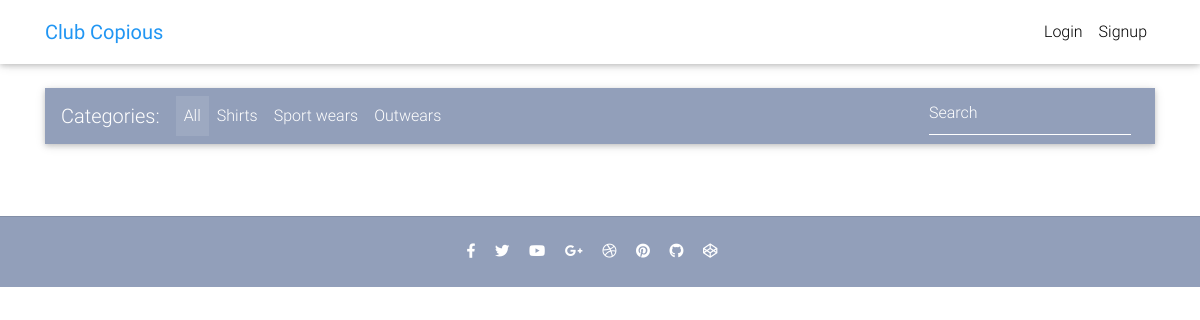
/, run on an earlier commit of the app's database.
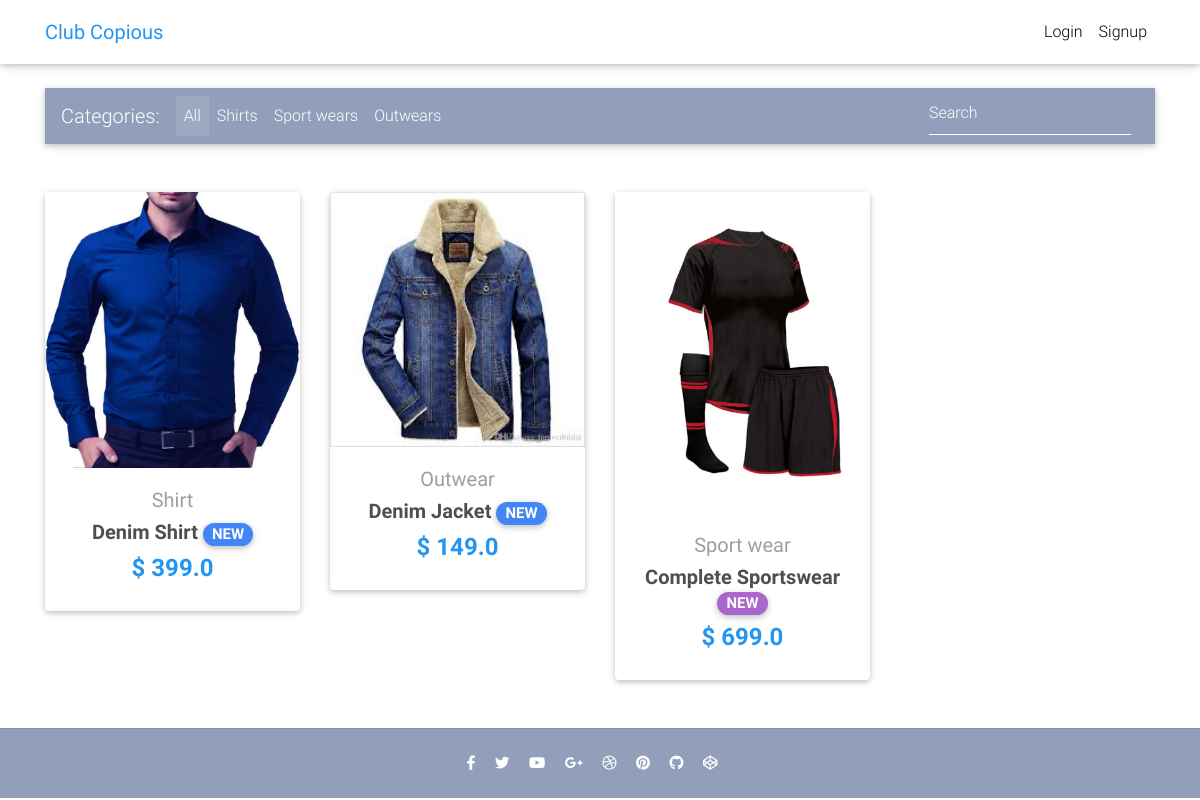
And on a later commit of the database.
### core/models.py (models this page shows, shortened)
class Item(models.Model):
    title = models.CharField(max_length=100)
    price = models.FloatField()
    discount_price = models.FloatField(blank=True, null=True)
    category = models.CharField(choices=CATEGORY_CHOICES, max_length=2)
    label = models.CharField(choices=LABEL_CHOICES, max_length=1)
    slug = models.SlugField()
    description = models.TextField()
    image = models.ImageField()
    def get_absolute_url(self):
        return reverse("core:product", kwargs={
            'slug': self.slug
        })

### core/views.py (the view)
# urls.py: path('', HomeView.as_view(), name='home'),
class HomeView(ListView):
    model = Item
    paginate_by = 10
    template_name = "home.html"

### templates/home.html (shortened to what this page needs)
{% extends "base.html" %}
{% block content %}
  <main>
    <div class="container">
      <nav class="navbar navbar-expand-lg navbar-dark mdb-color lighten-3 mt-3 mb-5">
        <span class="navbar-brand">Categories:</span>
        <div class="collapse navbar-collapse" id="basicExampleNav">
          <ul class="navbar-nav mr-auto">
            <li class="nav-item active">
              <a class="nav-link" href="#">All
              </a>
            </li>
            <li class="nav-item">
              <a class="nav-link" href="#">Shirts</a>
            </li>
            <li class="nav-item">
              <a class="nav-link" href="#">Sport wears</a>
            </li>
            <li class="nav-item">
              <a class="nav-link" href="#">Outwears</a>
            </li>
          </ul>
          <form class="form-inline">
            <div class="md-form my-0">
              <input class="form-control mr-sm-2" type="text" placeholder="Search" aria-label="Search">
            </div>
          </form>
        </div>
      </nav>
      <section class="text-center mb-4">
        <div class="row wow fadeIn">
          {% for item in object_list %}
          <div class="col-lg-3 col-md-6 mb-4">
            <div class="card">
              <div class="view overlay">
                <img src="{{ item.image.url }}" class="card-img-top">
              </div>
              <div class="card-body text-center">
                <a href="" class="grey-text">
                  <h5>{{ item.get_category_display }}</h5>
                </a>
                <h5>
                  <strong>
                    <a href="{{ item.get_absolute_url }}" class="dark-grey-text">{{ item.title }}
                      <span class="badge badge-pill {{ item.get_label_display }}-color">NEW</span>
                    </a>
                  </strong>
                </h5>
                <h4 class="font-weight-bold blue-text">
                  <strong>$
                  {% if item.discount_price %}
                  {{ item.discount_price }}
                  {% else %}
                  {{ item.price }}
                  {% endif %}
                  </strong>
                </h4>
              </div>
            </div>
          </div>
          {% endfor %}
        </div>
      </section>
    </div>
  </main>
{% endblock content %}

### templates/base.html (shortened to what this page needs)
{% load static %}
<!DOCTYPE html>
<html lang="en">
<head>
  <link rel="stylesheet" href="https://use.fontawesome.com/releases/v5.8.1/css/all.css">
  <link href="{% static 'css/bootstrap.min.css' %}" rel="stylesheet">
  <link href="{% static 'css/mdb.min.css' %}" rel="stylesheet">
  <link href="{% static 'css/style.min.css' %}" rel="stylesheet">
</head>
{% include "navbar.html" %}
<body>
    <div class="mt-5 pt-4">
    </div>
    {% block content %}
    {% endblock content %}
    {% include "footer.html" %}
</body>
</html>

### templates/navbar.html (shortened to what this page needs)
{% load card_template %}
<nav class="navbar fixed-top navbar-expand-lg navbar-light white scrolling-navbar">
    <div class="container">
      <a class="navbar-brand waves-effect" href="/">
        <strong class="blue-text">Club Copious</strong>
      </a>
      <div class="collapse navbar-collapse" id="navbarSupportedContent">
        <ul class="navbar-nav nav-flex-icons">
          {% if request.user.is_authenticated %}
          <li class="nav-item">
            <a href="{% url 'core:order-summary' %}" class="nav-link waves-effect">
              <span class="badge red z-depth-1 mr-1"> {{ request.user|cart_item_count }} </span>
              <i class="fas fa-shopping-cart"></i>
              <span class="clearfix d-none d-sm-inline-block"> Cart </span>
            </a>
          </li>
          <li class="nav-item">
            <a class="nav-link waves-effect" href="{% url 'account_logout' %}">
              <span class="clearfix d-none d-sm-inline-block"> Logout </span>
            </a>
          </li>
          {% else %}
          <li class="nav-item">
            <a class="nav-link waves-effect" href="{% url 'account_login' %}">
              <span class="clearfix d-none d-sm-inline-block"> Login </span>
            </a>
          </li>
          <li class="nav-item">
            <a class="nav-link waves-effect" href="{% url 'account_signup' %}">
              <span class="clearfix d-none d-sm-inline-block"> Signup </span>
            </a>
          </li>
          {% endif %}
        </ul>
      </div>
    </div>
  </nav>

### templates/footer.html
<footer class="page-footer text-center font-small mt-4 wow fadeIn">
    <hr class="my-4">
    <div class="pb-4">
      <a href="#" target="_blank">
        <i class="fab fa-facebook-f mr-3"></i>
      </a>
      <a href="#" target="_blank">
        <i class="fab fa-twitter mr-3"></i>
      </a>
      <a href="#" target="_blank">
        <i class="fab fa-youtube mr-3"></i>
      </a>
      <a href="#" target="_blank">
        <i class="fab fa-google-plus-g mr-3"></i>
      </a>
      <a href="#" target="_blank">
        <i class="fab fa-dribbble mr-3"></i>
      </a>
      <a href="#" target="_blank">
        <i class="fab fa-pinterest mr-3"></i>
      </a>
      <a href="#" target="_blank">
        <i class="fab fa-github mr-3"></i>
      </a>
      <a href="http://codepen.io/mdbootstrap/" target="_blank">
        <i class="fab fa-codepen mr-3"></i>
      </a>
    </div>
  </footer>

### templates/scripts.html (shortened to what this page needs)
{% load static %}

### templates/base.html (style rules this page uses)
html, body, header, .carousel { height: 60vh; }

What changed in the data, as far as the page shows it:
added Item: image (picture), category "Shirt", title "Denim Shirt", discount_price "399.0"
added Item: image (picture), category "Outwear", title "Denim Jacket", discount_price "149.0"
added Item: image (picture), category "Sport wear", title "Complete Sportswear", discount_price "699.0", label "S" (drawn)
